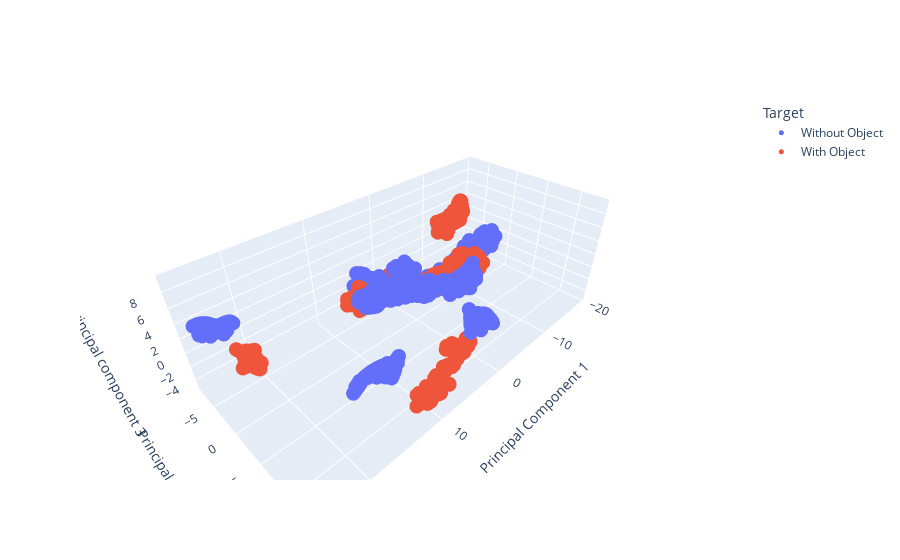

The notebook cell this image was saved under:
### Markdown cell above
#### Displays the Results of the PCA using a 3D Plot (3 components)

### Code cell
import plotly.graph_objects as go

# Create the figure
fig = go.Figure()

# For each target class, add a scatter3d trace
for target in finalDf['Target'].unique():
    mask = finalDf['Target'] == target
    fig.add_trace(
        go.Scatter3d(
            x=finalDf.loc[mask, 'principal component 1'],
            y=finalDf.loc[mask, 'principal component 2'],
            z=finalDf.loc[mask, 'principal component 3'],
            mode='markers',
            marker=dict(size=5),
            name=str(target)
        )
    )

# Set axis titles and layout
fig.update_layout(
    scene=dict(
        xaxis_title='Principal Component 1',
        yaxis_title='Principal Component 2',
        zaxis_title='principal component 3'
    ),
    legend_title_text='Target'
)

fig.show()

### Figure 1 — Plotly figure (JSON) as saved in the notebook; plotly's stock layout.template omitted (floating-point values rounded to 4 significant figures; data arrays with more than 128 entries replaced by an {"elided": "..."} marker saying what was removed)
{"data": [{"marker": {"size": 5}, "mode": "markers", "name": "Without Object", "type": "scatter3d", "x": {"elided": "2184 float values"}, "y": {"elided": "2184 float values"}, "z": {"elided": "2184 float values"}}, {"marker": {"size": 5}, "mode": "markers", "name": "With Object", "type": "scatter3d", "x": {"elided": "2100 float values"}, "y": {"elided": "2100 float values"}, "z": {"elided": "2100 float values"}}], "layout": {"legend": {"title": {"text": "Target"}}, "scene": {"xaxis": {"title": {"text": "Principal Component 1"}}, "yaxis": {"title": {"text": "Principal Component 2"}}, "zaxis": {"title": {"text": "principal component 3"}}}}}
